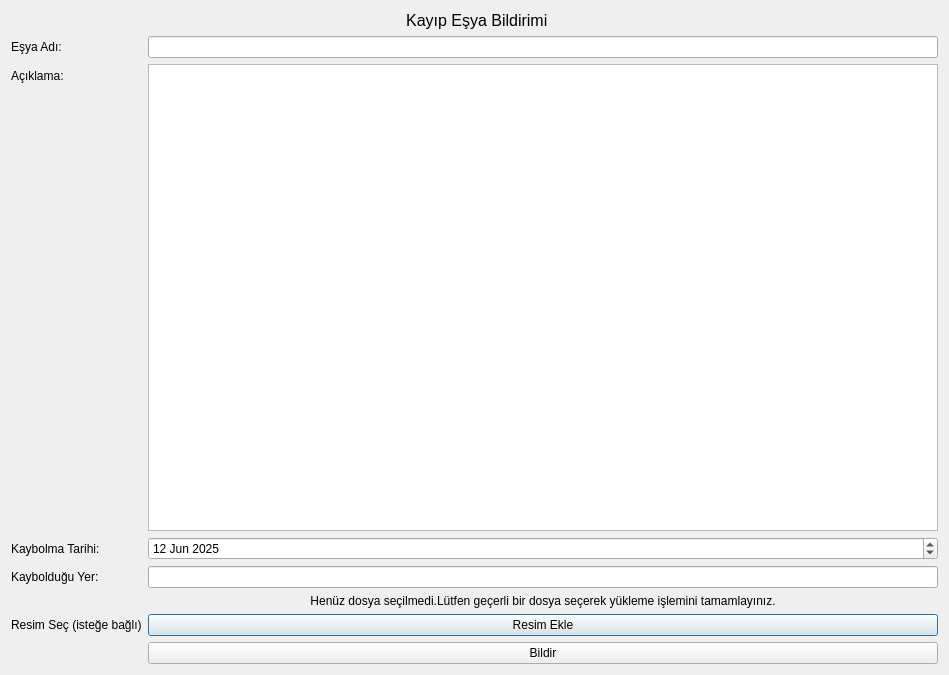
<?xml version="1.0" encoding="UTF-8"?>
<ui version="4.0">
 <class>Dialog</class>
 <widget class="QDialog" name="Dialog">
  <property name="geometry">
   <rect>
    <x>0</x>
    <y>0</y>
    <width>949</width>
    <height>675</height>
   </rect>
  </property>
  <property name="windowTitle">
   <string>Dialog</string>
  </property>
  <layout class="QVBoxLayout" name="verticalLayout">
   <item>
    <widget class="QLabel" name="label">
     <property name="font">
      <font>
       <pointsize>12</pointsize>
      </font>
     </property>
     <property name="text">
      <string> Kayıp Eşya Bildirimi</string>
     </property>
     <property name="alignment">
      <set>Qt::AlignCenter</set>
     </property>
    </widget>
   </item>
   <item>
    <layout class="QFormLayout" name="formLayout">
     <item row="0" column="0">
      <widget class="QLabel" name="label_esya_adi">
       <property name="text">
        <string>Eşya Adı:</string>
       </property>
      </widget>
     </item>
     <item row="0" column="1">
      <widget class="QLineEdit" name="lineEdit_esya_adi"/>
     </item>
     <item row="1" column="0">
      <widget class="QLabel" name="label_aciklama">
       <property name="text">
        <string>Açıklama:</string>
       </property>
      </widget>
     </item>
     <item row="1" column="1">
      <widget class="QTextEdit" name="textEdit_aciklama"/>
     </item>
     <item row="2" column="0">
      <widget class="QLabel" name="label_tarih">
       <property name="text">
        <string>Kaybolma Tarihi:</string>
       </property>
      </widget>
     </item>
     <item row="2" column="1">
      <widget class="QDateEdit" name="dateEdit_tarih">
       <property name="autoFillBackground">
        <bool>false</bool>
       </property>
       <property name="date">
        <date>
         <year>2025</year>
         <month>6</month>
         <day>12</day>
        </date>
       </property>
      </widget>
     </item>
     <item row="3" column="0">
      <widget class="QLabel" name="label_yer">
       <property name="text">
        <string>Kaybolduğu Yer:</string>
       </property>
      </widget>
     </item>
     <item row="3" column="1">
      <widget class="QLineEdit" name="lineEdit_yer"/>
     </item>
     <item row="5" column="0">
      <widget class="QLabel" name="label_resim">
       <property name="text">
        <string>Resim Seç (isteğe bağlı)</string>
       </property>
      </widget>
     </item>
     <item row="5" column="1">
      <widget class="QPushButton" name="pushButton">
       <property name="text">
        <string>Resim Ekle</string>
       </property>
      </widget>
     </item>
     <item row="6" column="1">
      <widget class="QPushButton" name="button_bildir">
       <property name="text">
        <string>Bildir</string>
       </property>
      </widget>
     </item>
     <item row="4" column="1">
      <widget class="QLabel" name="label_resim_path">
       <property name="text">
        <string>Henüz dosya seçilmedi.Lütfen geçerli bir dosya seçerek yükleme işlemini tamamlayınız.</string>
       </property>
       <property name="alignment">
        <set>Qt::AlignCenter</set>
       </property>
      </widget>
     </item>
    </layout>
   </item>
  </layout>
 </widget>
 <resources/>
 <connections/>
</ui>
